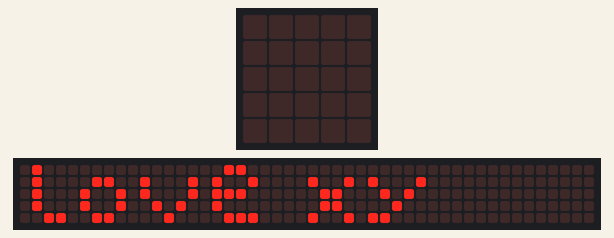
Recording of a program running on a simulated BBC micro:bit running MicroPython. On the bench: the board's 5×5 LED display, a strip that is not on the board, showing the scrolling text unrolled. The 48×5 strip is a reading aid, not a part: it shows the text the display is scrolling, unrolled, one strip-width of it at a time. At 5.9 s the program stops and its outputs stay as they are.

Above: at 0.07 s.
At 0.67 s:
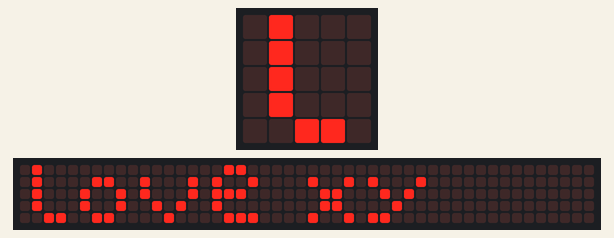
At 1.42 s:
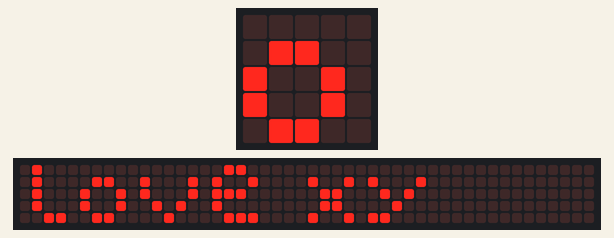
At 2.77 s:
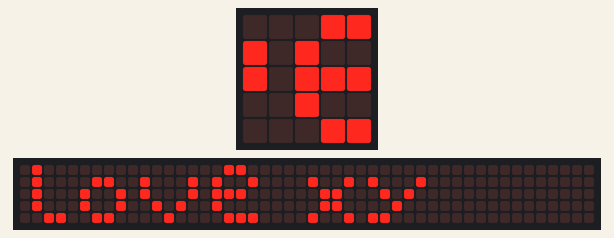
At 4.12 s:
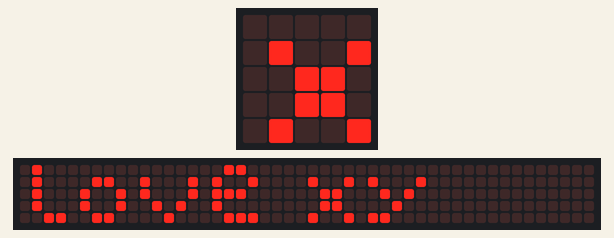
At 5.62 s:
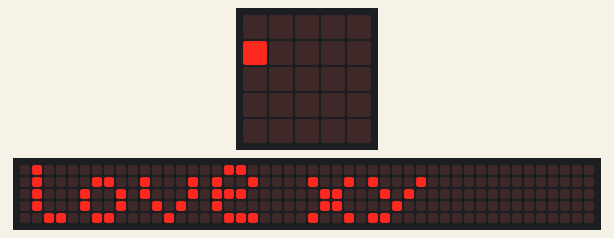

The program:

01-helloworld.py
```python
"""
    使用pycharm编写microbit之前，需要安装 pseudo-microbit
    需要添加工具 external tool uflash，
        参数：
            name: uflash,
            Group: Externam Tools
            Description: The micro:bit file flash utility
            Program: uflash
            Arguments: $FileName$
            Working directory: $FileDir$
    同时 pip install --no-cache --upgrade uflash

"""
from microbit import *

display.scroll("love xy")
```
